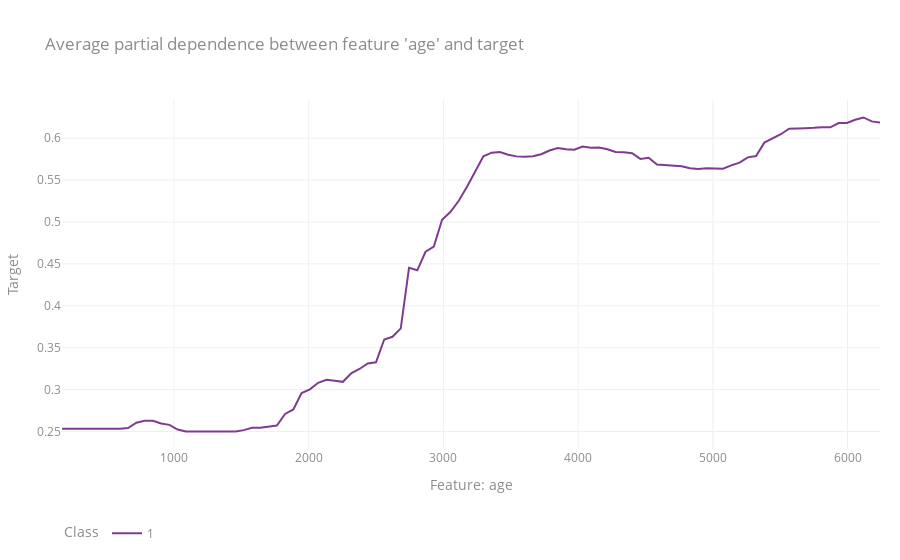

The notebook cell saved with this chart:
### Code cell
# show the average feature partial dependence for a given feature.
# this plot shows how the average predicted probability of having a stroke changes as age increases
# In this case the probability of having a strnke increases as a person gets older
pnd.plot.partial_dependence(estimator_name="RandomForestClassifier",
                            feature="age")
